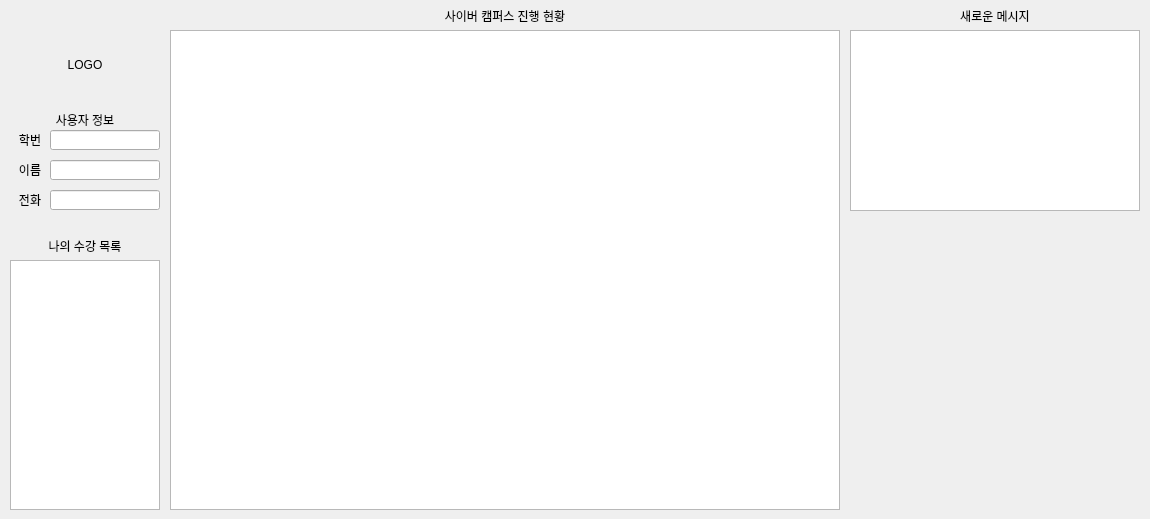
<?xml version="1.0" encoding="UTF-8"?>
<ui version="4.0">
 <class>MainWindow</class>
 <widget class="QMainWindow" name="MainWindow">
  <property name="geometry">
   <rect>
    <x>0</x>
    <y>0</y>
    <width>1150</width>
    <height>519</height>
   </rect>
  </property>
  <property name="minimumSize">
   <size>
    <width>1150</width>
    <height>519</height>
   </size>
  </property>
  <property name="maximumSize">
   <size>
    <width>1150</width>
    <height>519</height>
   </size>
  </property>
  <property name="windowTitle">
   <string>Cyber Campus Manage Tool</string>
  </property>
  <widget class="QWidget" name="centralwidget">
   <widget class="QListWidget" name="class_listWidget">
    <property name="geometry">
     <rect>
      <x>10</x>
      <y>260</y>
      <width>150</width>
      <height>250</height>
     </rect>
    </property>
   </widget>
   <widget class="QListWidget" name="notice_listWidget">
    <property name="geometry">
     <rect>
      <x>850</x>
      <y>30</y>
      <width>290</width>
      <height>181</height>
     </rect>
    </property>
   </widget>
   <widget class="QLabel" name="new_message_label">
    <property name="geometry">
     <rect>
      <x>850</x>
      <y>10</y>
      <width>290</width>
      <height>12</height>
     </rect>
    </property>
    <property name="text">
     <string>새로운 메시지</string>
    </property>
    <property name="alignment">
     <set>Qt::AlignCenter</set>
    </property>
   </widget>
   <widget class="QLabel" name="class_label">
    <property name="geometry">
     <rect>
      <x>10</x>
      <y>240</y>
      <width>150</width>
      <height>12</height>
     </rect>
    </property>
    <property name="text">
     <string>나의 수강 목록</string>
    </property>
    <property name="alignment">
     <set>Qt::AlignCenter</set>
    </property>
   </widget>
   <widget class="QTableWidget" name="tableWidget">
    <property name="geometry">
     <rect>
      <x>170</x>
      <y>30</y>
      <width>670</width>
      <height>480</height>
     </rect>
    </property>
   </widget>
   <widget class="QLabel" name="process_label">
    <property name="geometry">
     <rect>
      <x>170</x>
      <y>10</y>
      <width>670</width>
      <height>12</height>
     </rect>
    </property>
    <property name="text">
     <string>사이버 캠퍼스 진행 현황</string>
    </property>
    <property name="alignment">
     <set>Qt::AlignCenter</set>
    </property>
   </widget>
   <widget class="QLabel" name="school_number_label">
    <property name="geometry">
     <rect>
      <x>10</x>
      <y>130</y>
      <width>40</width>
      <height>20</height>
     </rect>
    </property>
    <property name="text">
     <string>학번</string>
    </property>
    <property name="alignment">
     <set>Qt::AlignCenter</set>
    </property>
   </widget>
   <widget class="QLabel" name="name_label">
    <property name="geometry">
     <rect>
      <x>10</x>
      <y>160</y>
      <width>40</width>
      <height>20</height>
     </rect>
    </property>
    <property name="text">
     <string>이름</string>
    </property>
    <property name="alignment">
     <set>Qt::AlignCenter</set>
    </property>
   </widget>
   <widget class="QLabel" name="phonenumber_label">
    <property name="geometry">
     <rect>
      <x>10</x>
      <y>190</y>
      <width>40</width>
      <height>20</height>
     </rect>
    </property>
    <property name="text">
     <string>전화</string>
    </property>
    <property name="alignment">
     <set>Qt::AlignCenter</set>
    </property>
   </widget>
   <widget class="QLineEdit" name="school_number_line">
    <property name="geometry">
     <rect>
      <x>50</x>
      <y>130</y>
      <width>110</width>
      <height>20</height>
     </rect>
    </property>
    <property name="readOnly">
     <bool>true</bool>
    </property>
   </widget>
   <widget class="QLineEdit" name="name_line">
    <property name="geometry">
     <rect>
      <x>50</x>
      <y>160</y>
      <width>110</width>
      <height>20</height>
     </rect>
    </property>
    <property name="readOnly">
     <bool>true</bool>
    </property>
   </widget>
   <widget class="QLineEdit" name="phone_number_line">
    <property name="geometry">
     <rect>
      <x>50</x>
      <y>190</y>
      <width>110</width>
      <height>20</height>
     </rect>
    </property>
    <property name="readOnly">
     <bool>true</bool>
    </property>
   </widget>
   <widget class="QLabel" name="user_info_label">
    <property name="geometry">
     <rect>
      <x>10</x>
      <y>110</y>
      <width>150</width>
      <height>20</height>
     </rect>
    </property>
    <property name="text">
     <string>사용자 정보</string>
    </property>
    <property name="alignment">
     <set>Qt::AlignCenter</set>
    </property>
   </widget>
   <widget class="QLabel" name="logo_label">
    <property name="geometry">
     <rect>
      <x>10</x>
      <y>30</y>
      <width>150</width>
      <height>70</height>
     </rect>
    </property>
    <property name="text">
     <string>LOGO</string>
    </property>
    <property name="alignment">
     <set>Qt::AlignCenter</set>
    </property>
   </widget>
  </widget>
 </widget>
 <resources/>
 <connections/>
</ui>
